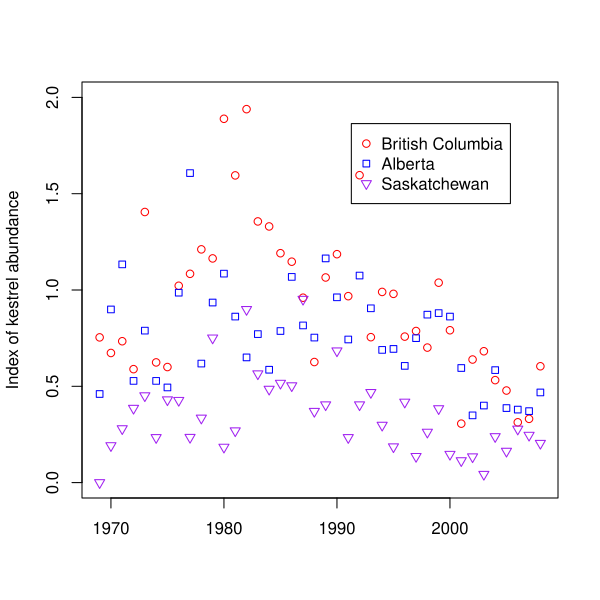

Here is the R script that generated this plot:
###################################################
### code chunk number 27: Cs008_plot-bird-data
###################################################
# Make a plot of the three time series
plot(kestrel[, 1], kestrel[, 2], xlab = "", ylab = "Index of kestrel abundance", main = "", col = "red", ylim = c(0, 2), pch = 21)
points(kestrel[, 1], kestrel[, 3], col = "blue", pch = 22)
points(kestrel[, 1], kestrel[, 4], col = "purple", pch = 25)
legend("topright", inset = 0.1, legend = c("British Columbia", "Alberta", "Saskatchewan"), col = c("red", "blue", "purple"), pch = c(21, 22, 25))
